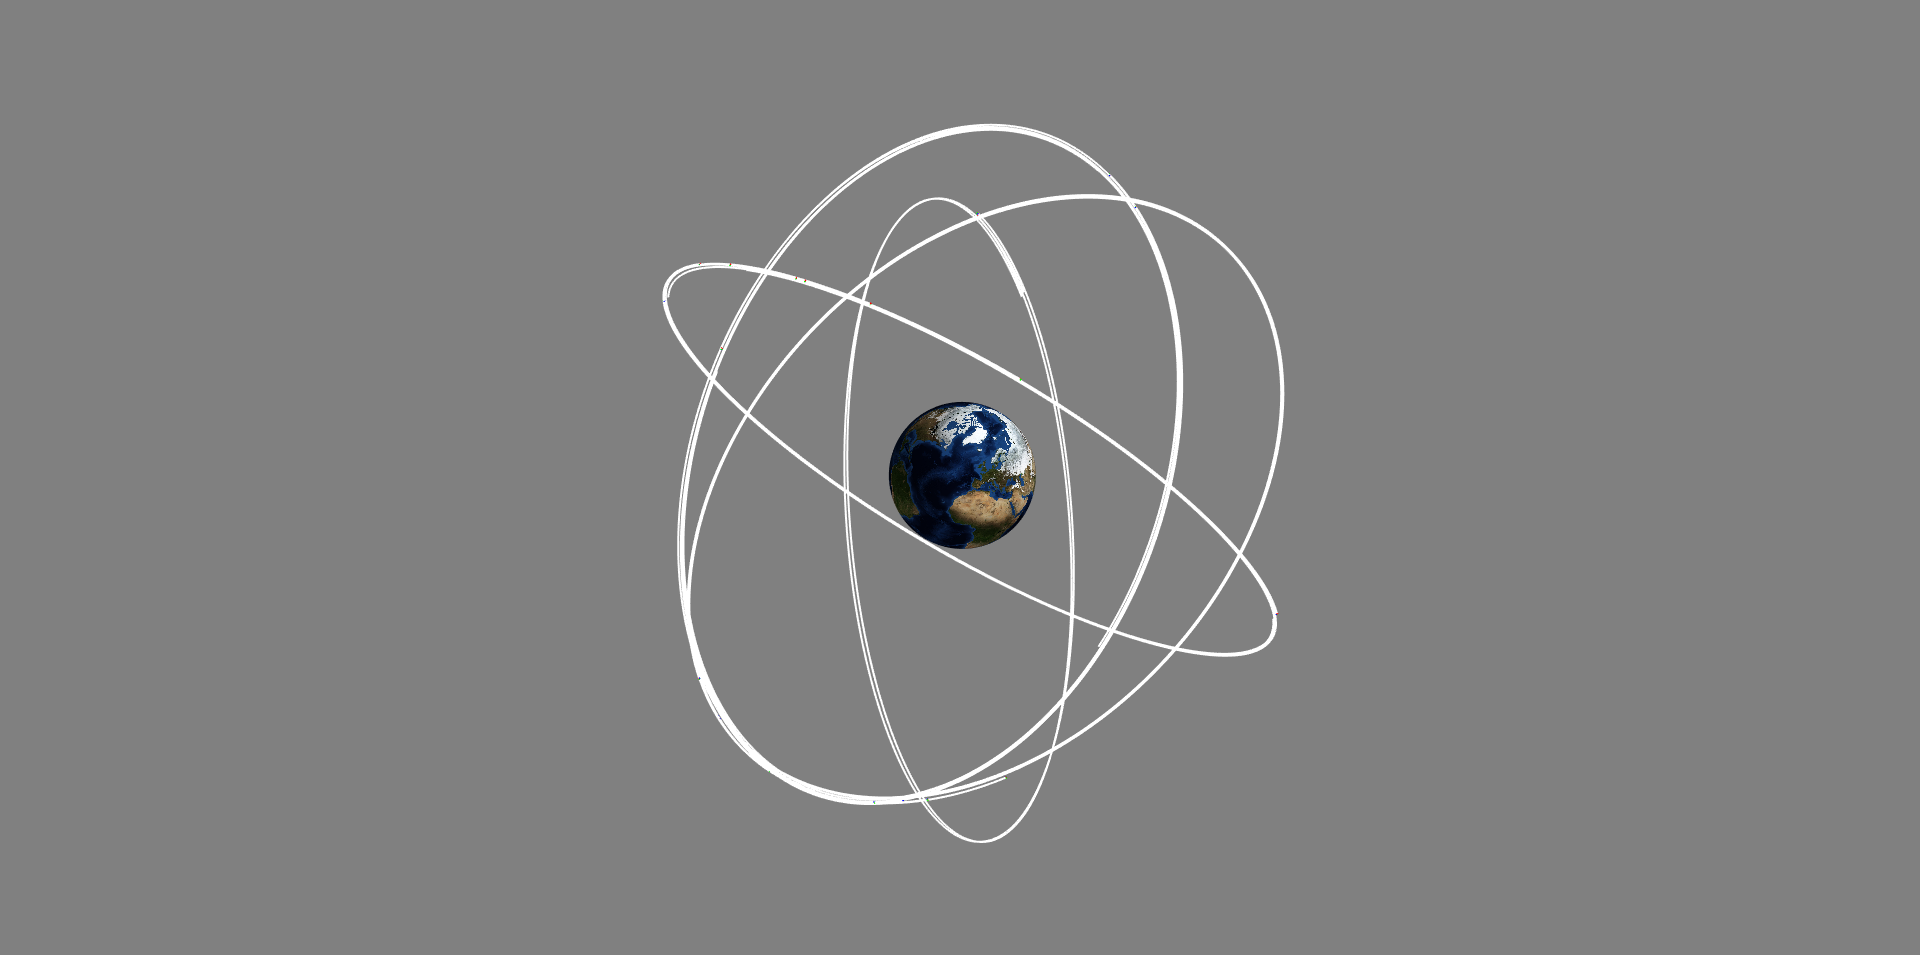

Write the Python code that produced this figure.
# Date: 06/01/2019
# Author: Callum Bruce
# Galileo constellation example.
import numpy as np
from mayavi import mlab
import datetime
import urllib3
from sgp4.api import Satrec
import pysamss

# Step 1: Setup System
system = pysamss.System('Galileo')
system.current.setDatetime(datetime.datetime.utcnow()) # Set current time utc

# Step 2: Define Earth
earth = pysamss.CelestialBody('Earth', 5.972e24, 6.371e6)
system.current.addCelestialBody(earth)
system.current.celestial_bodies['Earth'].setTexture(pysamss.__file__[:-12] + '/resources/earth.jpg')

# Step 3: Get TLE data for Galileo Constelation
#time = system.current.getJulianDate()
time = np.modf(system.current.getJulianDate()) # Split Julian date into integer and decimal for spg4 library
http = urllib3.PoolManager()
tle = http.request('GET', 'https://www.celestrak.com/NORAD/elements/galileo.txt')
tle = tle.data.decode('utf-8').strip().split('\r\n') # Gets full TLE's for constelation into a list

# Step 4: Define satellites and add to system
# https://en.wikipedia.org/wiki/Galileo_%28satellite_navigation%29
for i in range(0, int(len(tle)/3)):
    name = tle[i * 3]
    line1 = tle[(i * 3) + 1]
    line2 = tle[(i * 3) + 2]
    gsat = pysamss.Vessel(name, [pysamss.Stage(675, 0.6, 2.7, np.array([0, 0, 0]))], parent_name='Earth')
    # Using pysamss methods
    #a, e, omega, LAN, i, M0, t0, t = twoline2orbitalelements(line1, line2, earth)
    #position, velocity = orbitalelements2cartesian(a, e, omega, LAN, i, M0, t0, time, earth)
    # Using spg4 methods
    sat = Satrec.twoline2rv(line1, line2)
    e, pos, vel = sat.sgp4(time[1], time[0])
    pos = np.array(pos) * 1000
    vel = np.array(vel) * 1000
    gsat.setPosition(pos)
    gsat.setVelocity(vel)
    system.current.addVessel(gsat)

# Step 5: Simulate system
system.setScheme('rk4')
system.setDt(1)
system.setEndTime(50820.0)
system.setSaveInterval(100)
system.simulateSystem()

# Step 6: Post processing
system.load('Galileo.psm')
fig = pysamss.MainWidget()
fig.loadSystem(system)
fig.showMaximized()
mlab.show()
